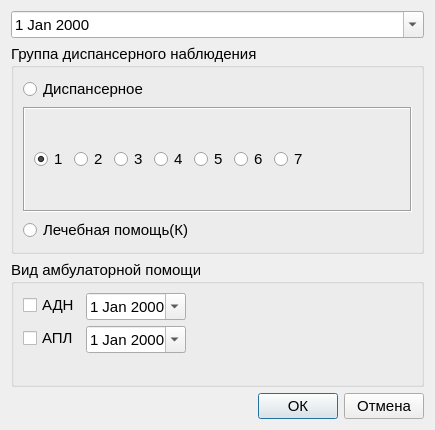
<?xml version="1.0" encoding="UTF-8"?>
<ui version="4.0">
 <class>Dialog_add_dynamic_view</class>
 <widget class="QDialog" name="Dialog_add_dynamic_view">
  <property name="geometry">
   <rect>
    <x>0</x>
    <y>0</y>
    <width>435</width>
    <height>430</height>
   </rect>
  </property>
  <property name="sizePolicy">
   <sizepolicy hsizetype="Fixed" vsizetype="Fixed">
    <horstretch>0</horstretch>
    <verstretch>0</verstretch>
   </sizepolicy>
  </property>
  <property name="font">
   <font>
    <pointsize>11</pointsize>
   </font>
  </property>
  <property name="windowTitle">
   <string>Dialog</string>
  </property>
  <layout class="QVBoxLayout" name="verticalLayout">
   <item>
    <widget class="QDateEdit" name="dateEdit">
     <property name="calendarPopup">
      <bool>true</bool>
     </property>
    </widget>
   </item>
   <item>
    <widget class="QGroupBox" name="groupBox_group_disp_view">
     <property name="title">
      <string>Группа диспансерного наблюдения</string>
     </property>
     <layout class="QVBoxLayout" name="verticalLayout_2">
      <property name="spacing">
       <number>6</number>
      </property>
      <item>
       <widget class="QRadioButton" name="radioButton_d">
        <property name="enabled">
         <bool>true</bool>
        </property>
        <property name="text">
         <string>Диспансерное</string>
        </property>
       </widget>
      </item>
      <item>
       <widget class="QFrame" name="frame">
        <property name="minimumSize">
         <size>
          <width>0</width>
          <height>105</height>
         </size>
        </property>
        <property name="frameShape">
         <enum>QFrame::Box</enum>
        </property>
        <property name="frameShadow">
         <enum>QFrame::Sunken</enum>
        </property>
        <property name="lineWidth">
         <number>1</number>
        </property>
        <property name="midLineWidth">
         <number>0</number>
        </property>
        <layout class="QHBoxLayout" name="horizontalLayout_2">
         <item>
          <widget class="QRadioButton" name="radioButton_1">
           <property name="acceptDrops">
            <bool>false</bool>
           </property>
           <property name="text">
            <string>1</string>
           </property>
           <property name="checked">
            <bool>true</bool>
           </property>
          </widget>
         </item>
         <item>
          <widget class="QRadioButton" name="radioButton_2">
           <property name="text">
            <string>2</string>
           </property>
          </widget>
         </item>
         <item>
          <widget class="QRadioButton" name="radioButton_3">
           <property name="text">
            <string>3</string>
           </property>
          </widget>
         </item>
         <item>
          <widget class="QRadioButton" name="radioButton_4">
           <property name="text">
            <string>4</string>
           </property>
          </widget>
         </item>
         <item>
          <widget class="QRadioButton" name="radioButton_5">
           <property name="text">
            <string>5</string>
           </property>
          </widget>
         </item>
         <item>
          <widget class="QRadioButton" name="radioButton_6">
           <property name="text">
            <string>6</string>
           </property>
          </widget>
         </item>
         <item>
          <widget class="QRadioButton" name="radioButton_7">
           <property name="text">
            <string>7</string>
           </property>
          </widget>
         </item>
         <item>
          <spacer name="horizontalSpacer_2">
           <property name="orientation">
            <enum>Qt::Horizontal</enum>
           </property>
           <property name="sizeHint" stdset="0">
            <size>
             <width>40</width>
             <height>20</height>
            </size>
           </property>
          </spacer>
         </item>
        </layout>
       </widget>
      </item>
      <item>
       <widget class="QRadioButton" name="radioButton_lp">
        <property name="text">
         <string>Лечебная помощь(К)</string>
        </property>
       </widget>
      </item>
     </layout>
     <zorder>radioButton_d</zorder>
     <zorder>radioButton_lp</zorder>
     <zorder>frame</zorder>
    </widget>
   </item>
   <item>
    <widget class="QGroupBox" name="groupBox_ambulance">
     <property name="title">
      <string>Вид амбулаторной помощи</string>
     </property>
     <layout class="QVBoxLayout" name="verticalLayout_3">
      <item>
       <layout class="QFormLayout" name="formLayout">
        <item row="1" column="0">
         <widget class="QCheckBox" name="checkBox_adn">
          <property name="text">
           <string>АДН</string>
          </property>
          <property name="checked">
           <bool>false</bool>
          </property>
         </widget>
        </item>
        <item row="1" column="1">
         <widget class="QDateEdit" name="dateEdit_adn">
          <property name="minimumSize">
           <size>
            <width>100</width>
            <height>0</height>
           </size>
          </property>
          <property name="maximumSize">
           <size>
            <width>100</width>
            <height>16777215</height>
           </size>
          </property>
          <property name="calendarPopup">
           <bool>true</bool>
          </property>
         </widget>
        </item>
        <item row="2" column="0">
         <widget class="QCheckBox" name="checkBox_apl">
          <property name="text">
           <string>АПЛ</string>
          </property>
         </widget>
        </item>
        <item row="2" column="1">
         <widget class="QDateEdit" name="dateEdit_apl">
          <property name="minimumSize">
           <size>
            <width>100</width>
            <height>0</height>
           </size>
          </property>
          <property name="maximumSize">
           <size>
            <width>100</width>
            <height>16777215</height>
           </size>
          </property>
          <property name="calendarPopup">
           <bool>true</bool>
          </property>
         </widget>
        </item>
       </layout>
      </item>
     </layout>
    </widget>
   </item>
   <item>
    <layout class="QHBoxLayout" name="horizontalLayout">
     <item>
      <widget class="QLabel" name="label">
       <property name="text">
        <string/>
       </property>
      </widget>
     </item>
     <item>
      <spacer name="horizontalSpacer">
       <property name="orientation">
        <enum>Qt::Horizontal</enum>
       </property>
       <property name="sizeHint" stdset="0">
        <size>
         <width>40</width>
         <height>20</height>
        </size>
       </property>
      </spacer>
     </item>
     <item>
      <widget class="QPushButton" name="pushButton_OK">
       <property name="text">
        <string>ОК</string>
       </property>
      </widget>
     </item>
     <item>
      <widget class="QPushButton" name="pushButton_Cancel">
       <property name="text">
        <string>Отмена</string>
       </property>
      </widget>
     </item>
    </layout>
   </item>
  </layout>
 </widget>
 <resources/>
 <connections/>
</ui>
